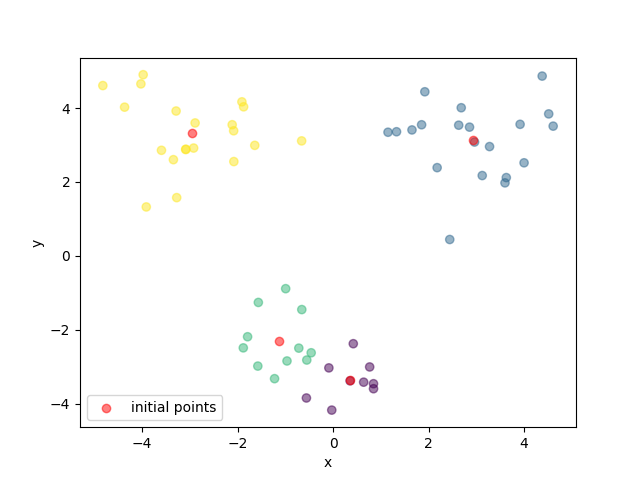

This chart was generated by the following Python code:
import numpy as np 
from sklearn.cluster import KMeans
from sklearn.metrics import mean_squared_error
import matplotlib
matplotlib.use('AGG')
import matplotlib.pyplot as plt
fig = plt.figure()

f = open('testSet.txt','r')
lines = f.readlines()
f.close()
X = []
for line in lines:
    x = float(line.split()[0])
    y = float(line.split()[1])
    X.append((x,y))
X = np.asarray(X)


# # init_points = np.array([(-4.822,4.607),(-0.7188,-2.493),(4.377,4.864)])
# # init_points = np.array([(-3.594,2.857),(-0.6595,3.111),(3.998,2.519)])
# # init_points = np.array([(-0.7188,-2.493),(0.8458,-3.59),(1.149,3.345)])
# init_points = np.array([(-3.276,1.577),(3.275,2.958),(4.377,4.864)])
# model = KMeans(n_clusters=3,init=init_points,max_iter=300,verbose=1)

# init_points = np.array([(-0.00675,3.227),(-0.46,-2.77)])
# model = KMeans(n_clusters=2,init=init_points,max_iter=300,verbose=1)

init_points = np.array([(0.355,-3.36),(2.934,3.128),(-1.126,-2.302),(-2.947,3.236)])
model = KMeans(n_clusters=4,init=init_points,max_iter=300,verbose=1)

model.fit(X)
# print(model.cluster_centers_)
# init_points = model.cluster_centers_
pred = model.predict(X)
# print(pred)
plt.scatter(X[:,0],X[:,1],c=pred,alpha=0.5)
plt.scatter(init_points[:,0],init_points[:,1],c='r',alpha=0.5,label='initial points')
plt.xlabel('x')
plt.ylabel('y')
plt.legend()
plt.savefig('kmeans.png')